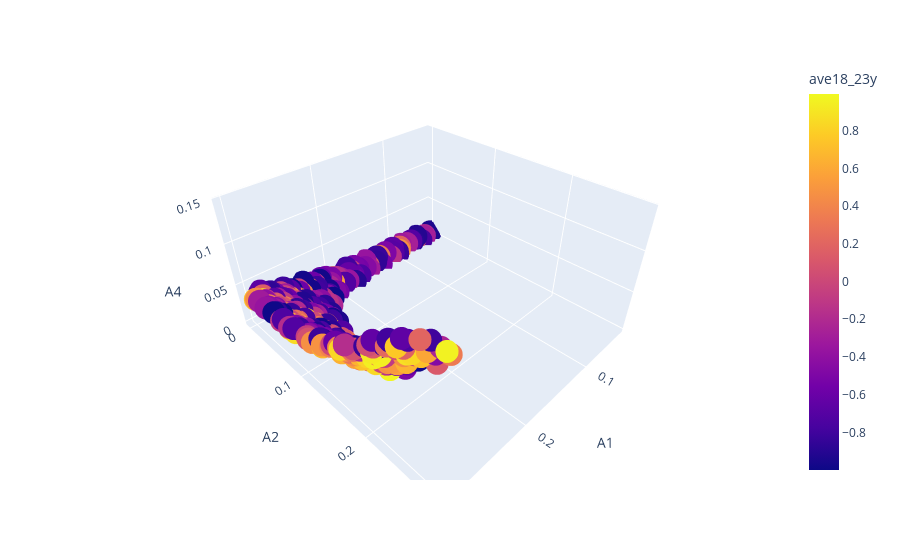

Write notebook code for a chart like this one.
### Code cell
px.scatter_3d(df[abs(df["ave18_23y"]) < 1], x="A1", y="A2", z="A4", color="ave18_23y")

### Figure 1 — Plotly figure (JSON) as saved in the notebook; plotly's stock layout.template omitted (floating-point values rounded to 4 significant figures; data arrays with more than 128 entries replaced by an {"elided": "..."} marker saying what was removed)
{"data": [{"hovertemplate": "A1=%{x}<br>A2=%{y}<br>A4=%{z}<br>ave18_23y=%{marker.color}<extra></extra>", "legendgroup": "", "marker": {"color": {"elided": "383 float values"}, "coloraxis": "coloraxis", "symbol": "circle"}, "mode": "markers", "name": "", "scene": "scene", "showlegend": false, "type": "scatter3d", "x": {"elided": "383 float values"}, "y": {"elided": "383 float values"}, "z": {"elided": "383 float values"}}], "layout": {"coloraxis": {"colorbar": {"title": {"text": "ave18_23y"}}, "colorscale": [[0, "#0d0887"], [0.1111, "#46039f"], [0.2222, "#7201a8"], [0.3333, "#9c179e"], [0.4444, "#bd3786"], [0.5556, "#d8576b"], [0.6667, "#ed7953"], [0.7778, "#fb9f3a"], [0.8889, "#fdca26"], [1, "#f0f921"]]}, "legend": {"tracegroupgap": 0}, "margin": {"t": 60}, "scene": {"domain": {"x": [0, 1], "y": [0, 1]}, "xaxis": {"title": {"text": "A1"}}, "yaxis": {"title": {"text": "A2"}}, "zaxis": {"title": {"text": "A4"}}}}}
